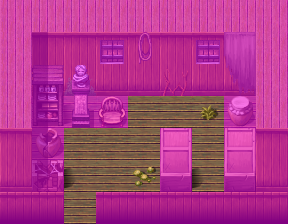

Rendered tile map (Tiled .tmx) drawn with the repository's tilesets; below, a short description and the map source with its tile grids summarised:
An orthogonal 9x7 tile map with 32x32 px tiles, 4 tile layers (Ground, Objects, Above, Walkable), 14 tilesets and 2 objects (mapchange, spawn).

<map version="1.0" orientation="orthogonal" width="9" height="7" tilewidth="32" tileheight="32">
    <tileset firstgid="1" name="map_20" tilewidth="32" tileheight="32">
        <image source="../drawable/map_20.png" />
    </tileset>
    <tileset firstgid="65" name="map_10" tilewidth="32" tileheight="32">
        <image source="../drawable/map_10.png" />
    </tileset>
    <tileset firstgid="129" name="map_14" tilewidth="32" tileheight="32">
        <image source="../drawable/map_14.png" />
    </tileset>
    <tileset firstgid="193" name="map_22" tilewidth="32" tileheight="32">
        <image source="../drawable/map_22.png" />
    </tileset>
    <tileset firstgid="257" name="map_5" tilewidth="32" tileheight="32">
        <image source="../drawable/map_5.png" />
    </tileset>
    <tileset firstgid="321" name="map_1" tilewidth="32" tileheight="32">
        <image source="../drawable/map_1.png" />
    </tileset>
    <tileset firstgid="385" name="map_3" tilewidth="32" tileheight="32">
        <image source="../drawable/map_3.png" />
    </tileset>
    <tileset firstgid="449" name="map_15" tilewidth="32" tileheight="32">
        <image source="../drawable/map_15.png" />
    </tileset>
    <tileset firstgid="513" name="map_28" tilewidth="32" tileheight="32">
        <image source="../drawable/map_28.png" />
    </tileset>
    <tileset firstgid="577" name="map_9" tilewidth="32" tileheight="32">
        <image source="../drawable/map_9.png" />
    </tileset>
    <tileset firstgid="641" name="map_7" tilewidth="32" tileheight="32">
        <image source="../drawable/map_7.png" />
    </tileset>
    <tileset firstgid="705" name="map_8" tilewidth="32" tileheight="32">
        <image source="../drawable/map_8.png" />
    </tileset>
    <tileset firstgid="769" name="map_0" tilewidth="32" tileheight="32">
        <image source="../drawable/map_0.png" />
    </tileset>
    <tileset firstgid="833" name="map_2" tilewidth="32" tileheight="32">
        <image source="../drawable/map_2.png" />
    </tileset>
    <layer name="Ground" width="9" height="7">
        <data>[63 cells, 63 non-empty, 5 distinct tile ids]</data>
    </layer>
    <layer name="Objects" width="9" height="7">
        <data>[63 cells, 22 non-empty, 18 distinct tile ids]</data>
    </layer>
    <layer name="Above" width="9" height="7">
        <data>[63 cells, 7 non-empty, 4 distinct tile ids]</data>
    </layer>
    <layer name="Walkable" width="9" height="7">
        <data>[63 cells, 51 non-empty, 1 distinct tile ids]</data>
    </layer>
    <objectgroup name="Mapevents">
        <object name="entrance" type="mapchange" x="64" y="192" width="32" height="32">
            <properties>
                <property name="map" value="wild15" />
                <property name="place" value="house" />
            </properties>
        </object>
    </objectgroup>
    <objectgroup name="Spawn">
        <object name="haunt3" type="spawn" x="64" y="96" width="160" height="64">
            <properties>
                <property name="spawngroup" value="haunt3" />
            </properties>
        </object>
    </objectgroup>
    <objectgroup name="Keys" />
</map>
